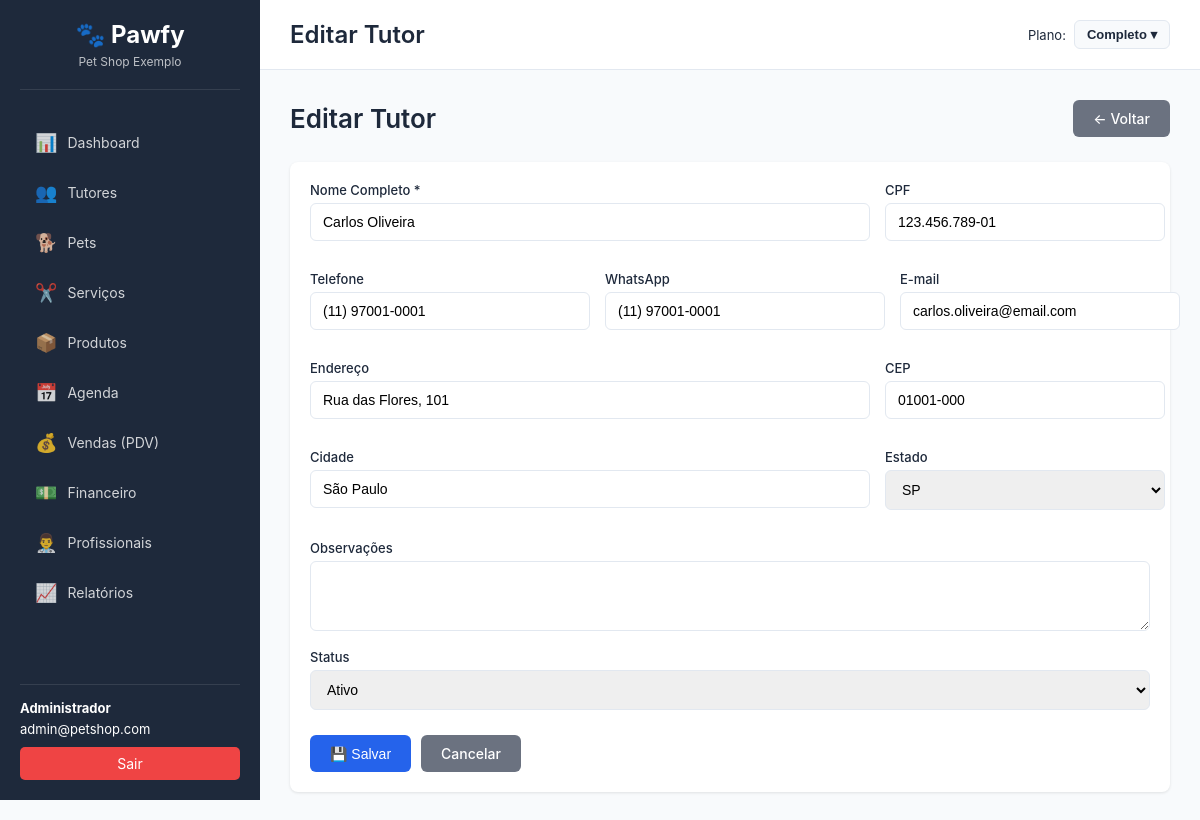
Screenshot of /?page=tutores&action=edit&id=1 (signed in) with the database file from the repository.
### tables this page shows
CREATE TABLE IF NOT EXISTS tutors (
    id INT AUTO_INCREMENT PRIMARY KEY,
    company_id INT NOT NULL,
    nome VARCHAR(255) NOT NULL,
    cpf VARCHAR(14),
    telefone VARCHAR(20),
    whatsapp VARCHAR(20),
    email VARCHAR(255),
    endereco TEXT,
    cidade VARCHAR(100),
    estado VARCHAR(2),
    cep VARCHAR(10),
    observacoes TEXT,
    status ENUM('ativo', 'inativo') DEFAULT 'ativo',
    data_criacao TIMESTAMP DEFAULT CURRENT_TIMESTAMP,
    data_atualizacao TIMESTAMP DEFAULT CURRENT_TIMESTAMP ON UPDATE CURRENT_TIMESTAMP,
    FOREIGN KEY (company_id) REFERENCES companies(id) ON DELETE CASCADE,
    INDEX idx_company (company_id),
    INDEX idx_nome (nome),
    INDEX idx_telefone (telefone)
);

### database/connection.php (called while the page is built, shortened)
<?php
require_once __DIR__ . '/../config/config.php';
class Database {
    private static $instance = null;
    private $connection;
    private function __construct() {
        try {
            $dsn = "mysql:host=" . DB_HOST . ";dbname=" . DB_NAME . ";charset=" . DB_CHARSET;
            $options = [
                PDO::ATTR_ERRMODE => PDO::ERRMODE_EXCEPTION,
                PDO::ATTR_DEFAULT_FETCH_MODE => PDO::FETCH_ASSOC,
                PDO::ATTR_EMULATE_PREPARES => false,
                PDO::MYSQL_ATTR_INIT_COMMAND => "SET NAMES " . DB_CHARSET
            ];
            $this->connection = new PDO($dsn, DB_USER, DB_PASS, $options);
        } catch (PDOException $e) {
            die("Erro na conexão com o banco de dados: " . $e->getMessage());
        }
    }
    public static function getInstance() {
        if (self::$instance === null) {
            self::$instance = new self();
        }
        return self::$instance;
    }
    public function queryOne($sql, $params = []) {
        try {
            $stmt = $this->connection->prepare($sql);
            $stmt->execute($params);
            return $stmt->fetch();
        } catch (PDOException $e) {
            error_log("Erro na query: " . $e->getMessage());
            return false;
        }
    }
}

### config/config.php (called while the page is built, shortened)
<?php
function getCompanyId() {
    return $_SESSION['company_id'] ?? null;
}

### classes/Tutor.class.php (called while the page is built, shortened)
<?php
require_once __DIR__ . '/../database/connection.php';
class Tutor {
    private $db;
    private $company_id;
    public function __construct($company_id = null) {
        $this->db = Database::getInstance();
        $this->company_id = $company_id ?? getCompanyId();
    }
    public function getById($id) {
        $sql = "SELECT * FROM tutors WHERE id = :id AND company_id = :company_id";
        $params = [
            ':id' => $id,
            ':company_id' => $this->company_id
        ];
        return $this->db->queryOne($sql, $params);
    }
}

### views/tutores/form.php (the view, shortened to what this page needs)
<?php
$isEdit = isset($dados);
?>
<div class="page-header">
    <h2><?= $isEdit ? 'Editar' : 'Novo' ?> Tutor</h2>
    <a href="?page=tutores&action=list" class="btn btn-secondary">← Voltar</a>
</div>
<div class="card">
    <div class="card-body">
        <form method="POST" class="form">
            <div class="form-row">
                <div class="form-group col-md-8">
                    <label for="nome">Nome Completo *</label>
                    <input type="text" id="nome" name="nome" class="form-control" required value="<?= $dados['nome'] ?? '' ?>">
                </div>
                <div class="form-group col-md-4">
                    <label for="cpf">CPF</label>
                    <input type="text" id="cpf" name="cpf" class="form-control cpf-mask" value="<?= $dados['cpf'] ?? '' ?>">
                </div>
            </div>
            <div class="form-row">
                <div class="form-group col-md-4">
                    <label for="telefone">Telefone</label>
                    <input type="text" id="telefone" name="telefone" class="form-control phone-mask" value="<?= $dados['telefone'] ?? '' ?>">
                </div>
                <div class="form-group col-md-4">
                    <label for="whatsapp">WhatsApp</label>
                    <input type="text" id="whatsapp" name="whatsapp" class="form-control phone-mask" value="<?= $dados['whatsapp'] ?? '' ?>">
                </div>
                <div class="form-group col-md-4">
                    <label for="email">E-mail</label>
                    <input type="email" id="email" name="email" class="form-control" value="<?= $dados['email'] ?? '' ?>">
                </div>
            </div>
            <div class="form-row">
                <div class="form-group col-md-8">
                    <label for="endereco">Endereço</label>
                    <input type="text" id="endereco" name="endereco" class="form-control" value="<?= $dados['endereco'] ?? '' ?>">
                </div>
                <div class="form-group col-md-4">
                    <label for="cep">CEP</label>
                    <input type="text" id="cep" name="cep" class="form-control cep-mask" value="<?= $dados['cep'] ?? '' ?>">
                </div>
            </div>
            <div class="form-row">
                <div class="form-group col-md-8">
                    <label for="cidade">Cidade</label>
                    <input type="text" id="cidade" name="cidade" class="form-control" value="<?= $dados['cidade'] ?? '' ?>">
                </div>
                <div class="form-group col-md-4">
                    <label for="estado">Estado</label>
                    <select id="estado" name="estado" class="form-control">
                        <option value="SP" <?= (isset($dados['estado']) && $dados['estado'] == 'SP') ? 'selected' : '' ?>>SP</option>
                    </select>
                </div>
            </div>
            <div class="form-group">
                <label for="observacoes">Observações</label>
                <textarea id="observacoes" name="observacoes" class="form-control" rows="3"><?= $dados['observacoes'] ?? '' ?></textarea>
            </div>
            <?php if ($isEdit): ?>
            <div class="form-group">
                <label for="status">Status</label>
                <select id="status" name="status" class="form-control" required>
                    <option value="ativo" <?= (isset($dados['status']) && $dados['status'] == 'ativo') ? 'selected' : '' ?>>Ativo</option>
                </select>
            </div>
            <?php endif; ?>
            <div class="form-actions">
                <button type="submit" class="btn btn-primary">💾 Salvar</button>
                <a href="?page=tutores&action=list" class="btn btn-secondary">Cancelar</a>
            </div>
        </form>
    </div>
</div>
<?php
include __DIR__ . '/../template.php';
?>

### public/css/style.css (style rules this page uses)
:root { --primary-color: #2563EB; --secondary-color: #F97316; --success-color: #10B981; --danger-color: #EF4444; --warning-color: #F97316; --info-color: #2563EB; --dark-color: #1E293B; --light-color: #F8FAFC; --border-color: #E2E8F0; --text-color: #1E293B; --sidebar-width: 260px; }
* { margin: 0; padding: 0; box-sizing: border-box; }
body { font-family: -apple-system, BlinkMacSystemFont, 'Segoe UI', Roboto, 'Helvetica Neue', Arial, sans-serif; font-size: 14px; color: var(--text-color); background-color: #F8FAFC; }
.card { background-color: white; border-radius: 8px; box-shadow: 0 1px 3px rgba(0, 0, 0, 0.1); margin-bottom: 20px; }
.card-body { padding: 20px; }
.btn { display: inline-block; padding: 10px 20px; border-radius: 6px; text-decoration: none; border: none; cursor: pointer; font-size: 14px; font-weight: 500; transition: all 0.3s; }
.btn-primary { background-color: var(--primary-color); color: white; }
.btn-secondary { background-color: #6B7280; color: white; }
.form { max-width: 100%; }
.form-row { display: flex; gap: 15px; margin-bottom: 15px; }
.form-group { margin-bottom: 15px; flex: 1; }
.form-group label { display: block; margin-bottom: 5px; font-weight: 500; font-size: 13px; }
.form-control { width: 100%; padding: 10px 12px; border: 1px solid var(--border-color); border-radius: 6px; font-size: 14px; transition: all 0.3s; }
textarea.form-control { resize: vertical; }
.form-actions { margin-top: 25px; display: flex; gap: 10px; }
.page-header { display: flex; justify-content: space-between; align-items: center; margin-bottom: 25px; }
.page-header h2 { font-size: 26px; font-weight: 600; }
.col-md-4 { flex: 0 0 33.33%; }
.col-md-8 { flex: 0 0 66.66%; }
.col-md-4 { flex: 0 0 33.33%; max-width: 33.33%; }
.col-md-8 { flex: 0 0 66.66%; max-width: 66.66%; }

### rows the page displays
tutors: nome "Carlos Oliveira", cpf "123.456.789-01", telefone "(11) 97001-0001", whatsapp "(11) 97001-0001", email "carlos.oliveira@email.com", endereco "Rua das Flores, 101", cep "01001-000", cidade "São Paulo", estado "SP", status "Ativo"

### other values shown
$_SESSION['company_name'] "Pet Shop Exemplo"
$_SESSION['user_name'] "Administrador"
$_SESSION['user_email'] "admin@petshop.com"
$page_title "Editar Tutor"
PLANOS[$_SESSION['plano'] ?? 'completo']['nome'] "Completo"
